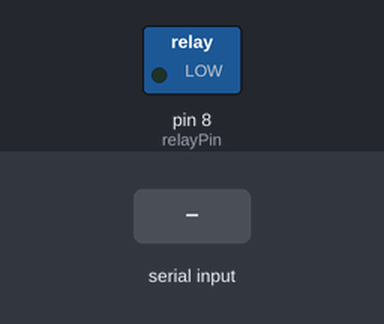
The sketch below on a simulated Arduino Uno, built with avr-gcc and run on an emulated ATmega328P. Parts: switched loads named in the sketch (green lamp = pin HIGH). The test bench sets the inputs (shaded band).

Above: at 1.2 s.
1.3 s: "1" received over Serial
At 1.8 s:
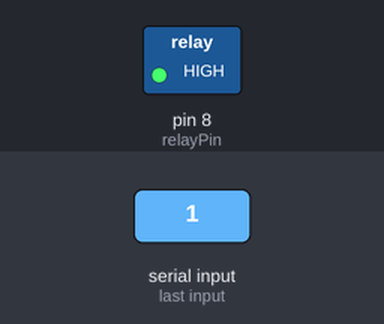
2.8 s: "0" received over Serial
At 4.2 s:
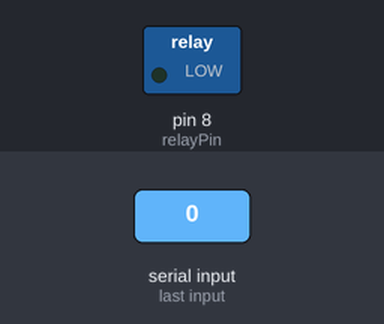
Timing chart, 0 to 5.8 s (numbered marks = the images above; inputs shaded):
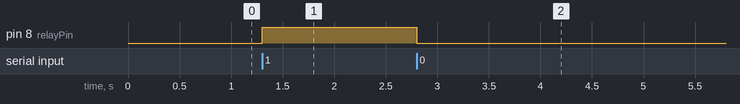

The sketch:

Receiver.ino
```cpp
// Receiver Code
const int relayPin = 8; // Ignition relay pin

void setup() {
  Serial.begin(9600);
  pinMode(relayPin, OUTPUT);
}

void loop() {
  if (Serial.available() > 0) {
    char data = Serial.read();

    if (data == '1') {
      digitalWrite(relayPin, HIGH); // Ignition ON
    } else {
      digitalWrite(relayPin, LOW);  // Ignition OFF
    }
  }
}
```

Measured:
- after the input at 1.3 s, pin 8 (relayPin): LOW → HIGH at once
- after the input at 2.8 s, pin 8 (relayPin): HIGH → LOW at once
